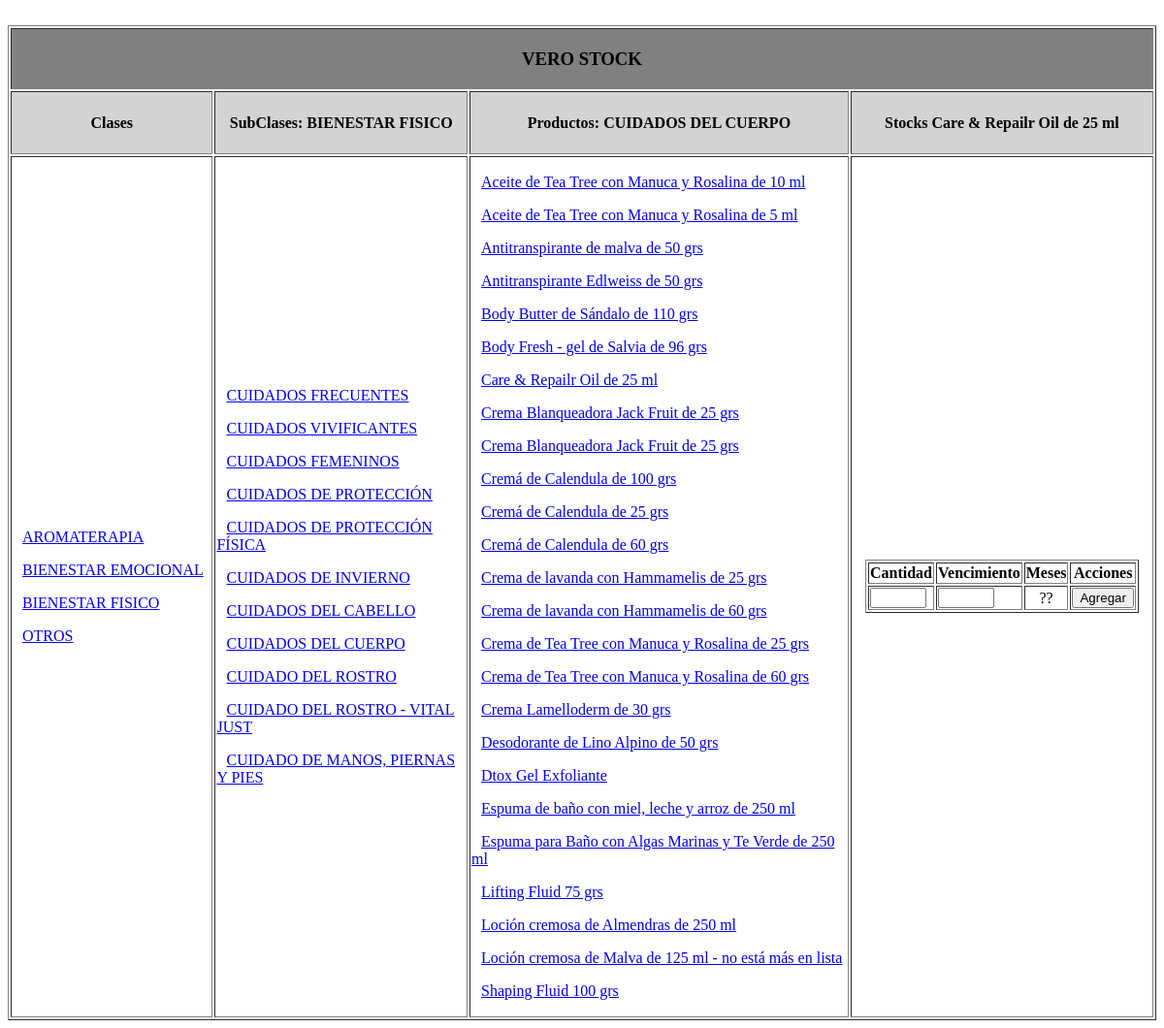
The app's page /3/11/89, older data.
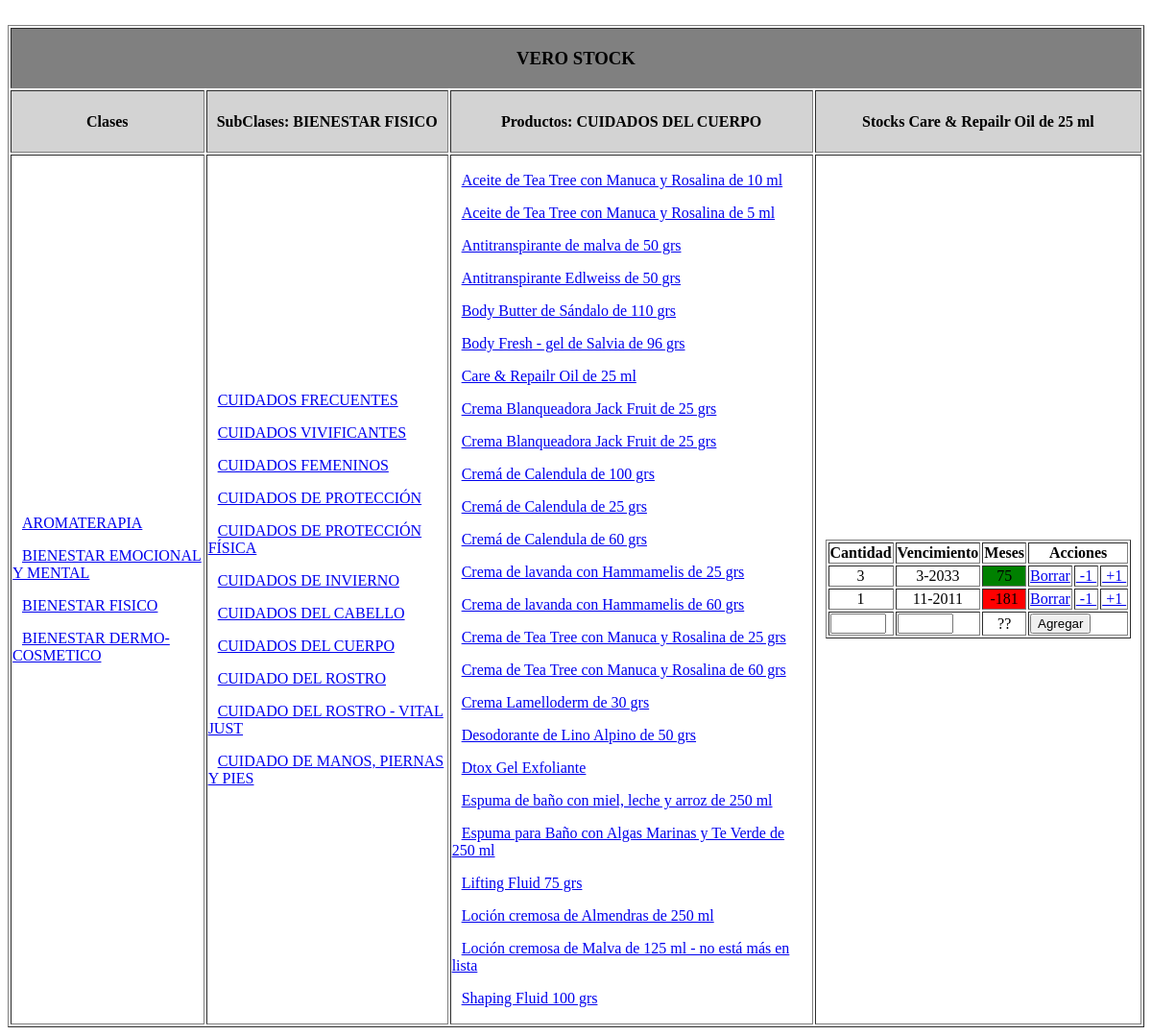
The same page, newer data.
### tables this page shows
CREATE TABLE "clases" (
	"id"	INTEGER NOT NULL UNIQUE,
	"clase"	TEXT NOT NULL,
	PRIMARY KEY("id" AUTOINCREMENT)
);

CREATE TABLE "subclases" (
	"id"	INTEGER NOT NULL UNIQUE,
	"subclase"	TEXT NOT NULL,
	"id_clase"	INTEGER NOT NULL,
	PRIMARY KEY("id" AUTOINCREMENT),
	FOREIGN KEY("id_clase") REFERENCES "clases"("id")
);

CREATE TABLE "productos" (
	"id"	INTEGER NOT NULL UNIQUE,
	"producto"	INTEGER NOT NULL,
	"id_clase"	INTEGER NOT NULL,
	"id_subclase"	INTEGER,
	PRIMARY KEY("id"),
	FOREIGN KEY("id_clase") REFERENCES "clases"("id"),
	FOREIGN KEY("id_subclase") REFERENCES "subclases"("id")
);

CREATE TABLE "stocks" (
	"id"	INTEGER NOT NULL UNIQUE,
	"cantidad"	INTEGER NOT NULL,
	"fecha"	INTEGER NOT NULL,
	"id_producto"	INTEGER NOT NULL,
	PRIMARY KEY("id" AUTOINCREMENT),
	FOREIGN KEY("id_producto") REFERENCES "productos"("id")
);

### app.py (the view, shortened to what this page needs)
@app.route('/<id_clase>/<id_subclase>/<id_producto>', methods=['GET', 'POST'])
def inicioCSPS(id_clase, id_subclase, id_producto):
	q1 = 'select * from clases'
	cursor.execute(q1)
	clases = cursor.fetchall()
	q1 = 'select * from subclases where id_clase = ' + str(id_clase)
	cursor.execute(q1)
	subclases = cursor.fetchall()
	q1 = 'select * from productos where id_clase = ' + str(id_clase) + ' and id_subclase = ' + str(id_subclase)
	cursor.execute(q1)
	productos = cursor.fetchall()
	q1 = 'select * from productos where id = ' + str(id_producto)
	cursor.execute(q1)
	producto = cursor.fetchone()
	if (request.method == 'GET'):
		q1 = 'select *, ' + \
			' (substr(fecha, instr(fecha, "-") + 1, 4) * 12 + substr(fecha, 1, instr(fecha, "-") - 1))  - (strftime("%Y", datetime()) * 12 + strftime("%m", datetime()))from stocks ' + \
			' where id_producto = ' + str(id_producto)
		cursor.execute(q1)
		stocks = cursor.fetchall()
		ctx = { 'clases':clases, 'id_clase':id_clase, 'subclases':subclases,
		 		'id_subclase':id_subclase, 'productos':productos, 'id_producto':id_producto,
				'producto':producto, 'stocks':stocks }
		return(render_template('login.html', **ctx))

### templates/login.html (shortened to what this page needs)
<!DOCTYPE HTML>
<html>
<head>
</head>
<body>
	<div>
		<form method="POST" action="">
			<br>
			<table border="1px">
				<tr>
					<th colspan="4" style="background-color: gray;"><h3>VERO STOCK</h3></th>
				<tr>
					<th style="width: 16%; background-color: lightgray;"><h4>Clases</h4></th>
					<th style="width: 20%; background-color: lightgray;">
						<h4>SubClases:
							{% if id_clase %}
								{% for clase in clases %}
									{% if clase[0] | int == id_clase | int %}
										{{ clase[1] }}
									{% endif %}
								{% endfor %}
							{% endif %}
						</h4>
					</th>
					<th style="width: 30%; background-color: lightgray;">
						<h4>Productos:
							{% if id_subclase %}
								{% for subclase in subclases %}
									{% if subclase[0] | int == id_subclase | int %}
										{{ subclase[1] }}
									{% endif %}
								{% endfor %}
							{% endif %}
						</h4>
					</th>
					<th style="width: 20%; background-color: lightgray;">
						<h4>Stocks
							{% if id_producto %}
								{% for producto in productos %}
									{% if producto[0] | int == id_producto | int %}
										{{ producto[1] }}
									{% endif %}
								{% endfor %}
							{% endif %}
						</h4></th>
				</tr>
				<tr>
					<td>
						{% for clase in clases %}
							<p><a href="/{{ clase[0] }}" style="padding-left: 10px;">{{ clase[1] }}</a></p>
						{% endfor %}
					</td>
					{% if subclases %}
						<td>
							{% for subclase in subclases %}
								<p><a href="/{{ id_clase }}/{{ subclase[0] }}" style="padding-left: 10px;">{{ subclase[1] }}</a></p>
							{% endfor %}
						</td>
					{% endif %}
					{% if productos %}
						<td>
							{% for producto in productos %}
								<p><a href="/{{ id_clase }}/{{ id_subclase }}/{{ producto[0] }}" style="padding-left: 10px;">
									{{ producto[1] }}</a></p>
							{% endfor %}
						</td>
					{% endif %}
					{% if stocks or id_producto %}
						<td>
							<table border="1px" style="margin: 0 auto;">
								<tr>
									<th style="width: 5px;">Cantidad</th>
									<th style="width: 5px;">Vencimiento</th>
									<th style="width: 10px;">Meses</th>
									<th style="width: 5px;" colspan="3">Acciones</th>
								</tr>
								{% for stock in stocks %}
									<tr>
										<td style="text-align: center;"> {{ stock[1] | trim }} </td>
										<td style="text-align: center;"> {{ stock[2] | trim }} </td>
										<td style="text-align: center;" bgcolor=
											{% if stock[4] <=0 %} "red"
											{% elif stock[4] <=2 %} "yellow"
											{% else %} "green" {% endif %}> {{ stock[4] | trim }}
										</td>
										<td>
											<a href="/abm/B/{{ id_clase }}/{{ id_subclase }}/{{ id_producto }}/{{ stock[0] }}">Borrar</a>
										</td>
										<td>
											<a href="/abm/D/{{ id_clase }}/{{ id_subclase }}/{{ id_producto }}/{{ stock[0] }}">&nbsp-1&nbsp</a>
										</td>
										<td>
											<a href="/abm/I/{{ id_clase }}/{{ id_subclase }}/{{ id_producto }}/{{ stock[0] }}">&nbsp+1&nbsp</a>
										</td>
									</tr>
								{% endfor %}
								<tr>
									<td>
										<input type="number" name="cantidad" style="width: 50px; text-align: right;">
									</td>
									<td>
										<input type="text" name="fecha" style="width: 50px; text-align: center;">
									</td>
									<td style="text-align: center;">??</td>
									<td colspan="3">
										<input type="submit" name="send" value="Agregar" />
									</td>
								</tr>
							</table>
						</td>
				{% endif %}
			</table>
		</form>
	</div>
</body>
</html>

Row changes from the older to the newer data that the page shows:
changed clases: clase "BIENESTAR EMOCIONAL" → "BIENESTAR EMOCIONAL Y MENTAL"
changed clases: clase "OTROS" → "BIENESTAR DERMO-COSMETICO"
added stocks: cantidad "3", fecha "3-2033", stock "75"
added stocks: cantidad "1", fecha "11-2011", stock "-181"
